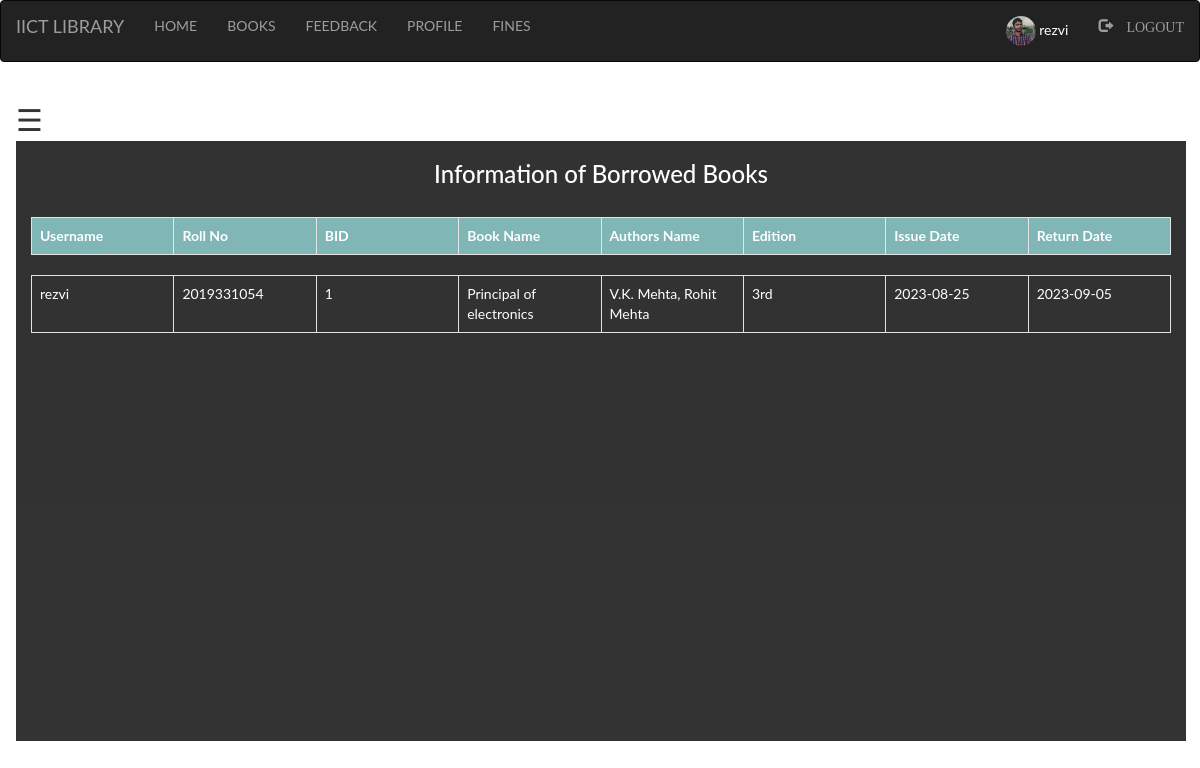
Page /Student/issue_info.php (signed in) on the committed database.
### tables this page shows
CREATE TABLE `student` (
  `first` varchar(100) NOT NULL,
  `last` varchar(100) NOT NULL,
  `username` varchar(100) NOT NULL,
  `password` varchar(100) NOT NULL,
  `roll` int(100) NOT NULL,
  `email` varchar(100) NOT NULL,
  `contact` varchar(100) NOT NULL,
  `pic` varchar(100) NOT NULL
);

CREATE TABLE `books` (
  `bid` int(100) NOT NULL,
  `name` varchar(100) NOT NULL,
  `authors` varchar(100) NOT NULL,
  `edition` varchar(100) NOT NULL,
  `status` varchar(100) NOT NULL,
  `quantity` int(100) NOT NULL,
  `department` varchar(100) NOT NULL
);

CREATE TABLE `issue_book` (
  `username` varchar(100) NOT NULL,
  `bid` int(100) NOT NULL,
  `approve` varchar(100) NOT NULL,
  `issue` varchar(100) NOT NULL,
  `return` varchar(100) NOT NULL
);

### Student/issue_info.php (the view, shortened to what this page needs)
<?php
  include "navbar.php";
?>
<!DOCTYPE html>
<html>
<head>
  <link rel="stylesheet" type="text/css" href="style.css">
    <link rel="stylesheet" href="https://maxcdn.bootstrapcdn.com/bootstrap/3.3.7/css/bootstrap.min.css">
</head>
<body>
<div id="main">
  <span style="font-size:30px;cursor:pointer" onclick="openNav()">&#9776; </span>
  <div class="container">
    <h3 style="text-align: center;">Information of Borrowed Books</h3><br>
    <?php
      if(isset($_SESSION['login_user']))
      {
        $sql="SELECT student.username,roll,books.bid,name,authors,edition,issue,issue_book.return FROM student inner join issue_book ON student.username=issue_book.username inner join books ON issue_book.bid=books.bid WHERE issue_book.username ='$_SESSION[login_user]' and issue_book.approve !='' ORDER BY `issue_book`.`return` ASC";
        $res=mysqli_query($db,$sql);
        echo "<table class='table table-bordered' style='width:100%;' >";
        echo "<tr style='background-color: #6db6b9e6;'>";
        echo "<th>"; echo "Username";  echo "</th>";
        echo "<th>"; echo "Roll No";  echo "</th>";
        echo "<th>"; echo "BID";  echo "</th>";
        echo "<th>"; echo "Book Name";  echo "</th>";
        echo "<th>"; echo "Authors Name";  echo "</th>";
        echo "<th>"; echo "Edition";  echo "</th>";
        echo "<th>"; echo "Issue Date";  echo "</th>";
        echo "<th>"; echo "Return Date";  echo "</th>";
      echo "</tr>";
      echo "</table>";
       echo "<div class='scroll'>";
        echo "<table class='table table-bordered' >";
      while($row=mysqli_fetch_assoc($res))
      {
        echo "<tr>";
          echo "<td>"; echo $row['username']; echo "</td>";
          echo "<td>"; echo $row['roll']; echo "</td>";
          echo "<td>"; echo $row['bid']; echo "</td>";
          echo "<td>"; echo $row['name']; echo "</td>";
          echo "<td>"; echo $row['authors']; echo "</td>";
          echo "<td>"; echo $row['edition']; echo "</td>";
          echo "<td>"; echo $row['issue']; echo "</td>";
          echo "<td>"; echo $row['return']; echo "</td>";
        echo "</tr>";
      }
    echo "</table>";
        echo "</div>";
      }
      else
      {
        ?>
          <h3 style="text-align: center;">Login to see information of Borrowed Books</h3>
        <?php
      }
    ?>
  </div>
</div>
</body>
</html>

### Student/style.css (style rules this page uses)
html, body, div, span, object, iframe, h1, h2, h3, h4, h5, h6, p, blockquote, pre, abbr, address, cite, code, del, dfn, em, img, ins, kbd, q, samp, small, strong, sub, sup, var, b, i, dl, dt, dd, ol, ul, li, fieldset, form, label, legend, table, caption, tbody, tfoot, thead, tr, th, td, article, aside, canvas, details, figcaption, figure, footer, header, hgroup, menu, nav, section, summary, time, mark, audio, video { margin:0; padding:0; border:0; outline:0; font-size:100%; vertical-align:baseline; background:transparent; }
body { line-height:1; }
table { border-collapse:collapse; border-spacing:0; }

### Student/issue_info.php (style rules this page uses)
body { background-repeat: no-repeat; font-family: "Lato", sans-serif; transition: background-color .5s; }
#main { transition: margin-left .5s; padding: 16px; }
.container { height: 600px; background-color: black; opacity: .8; color: white; }
.scroll { width: 100%; height: 500px; overflow: auto; }
th,td { width: 10%; }

### rows in the picture
student: username "rezvi", roll "2019331054", books.bid "1", books.name "Principal of electronics", books.authors "V.K. Mehta, Rohit Mehta", books.edition "3rd", issue_book.issue "2023-08-25", issue_book.return "2023-09-05"

### other values in the picture
$_SESSION['login_user'] "rezvi"
